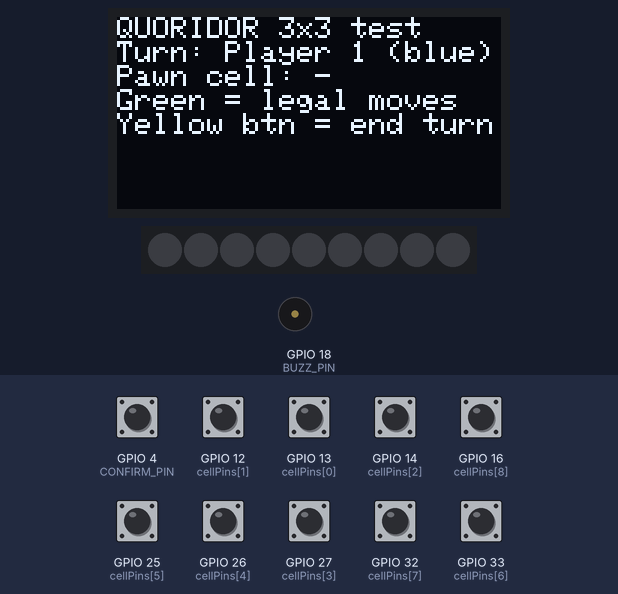
Bench run of a sketch on a simulated ESP32. On the bench: 128×64 one-colour display, 9 RGB LEDs in strip order, left to right, buzzer (waves = sounding). The test bench sets the inputs (shaded band); at power-on: GPIO 4 (CONFIRM_PIN), GPIO 12 (cellPins[1]), GPIO 13 (cellPins[0]), GPIO 14 (cellPins[2]), GPIO 16 (cellPins[8]), GPIO 25 (cellPins[5]), GPIO 26 (cellPins[4]), GPIO 27 (cellPins[3]), GPIO 32 (cellPins[7]), GPIO 33 (cellPins[6]) HIGH. Dim RGB values are drawn brighter than linear.

Above: at 1.2 s.
1.3 s: GPIO 4 (CONFIRM_PIN) pulled LOW for 0.15 s
At 2.0 s:
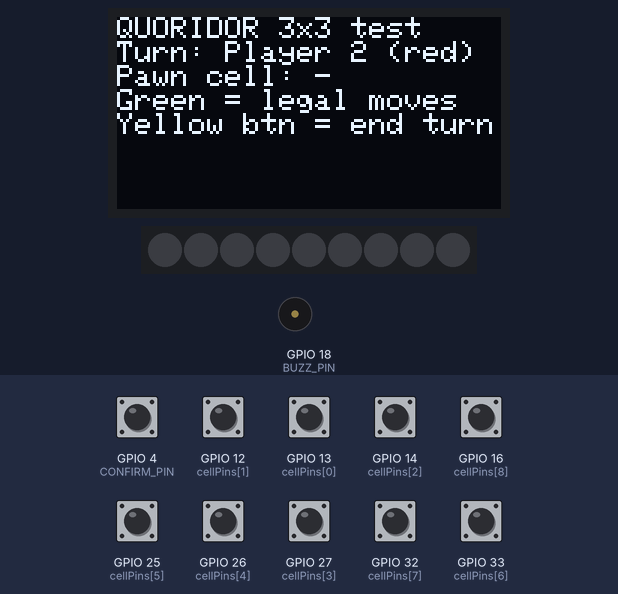
2.9 s: GPIO 12 (cellPins[1]) pulled LOW for 0.15 s
At 4.1 s:
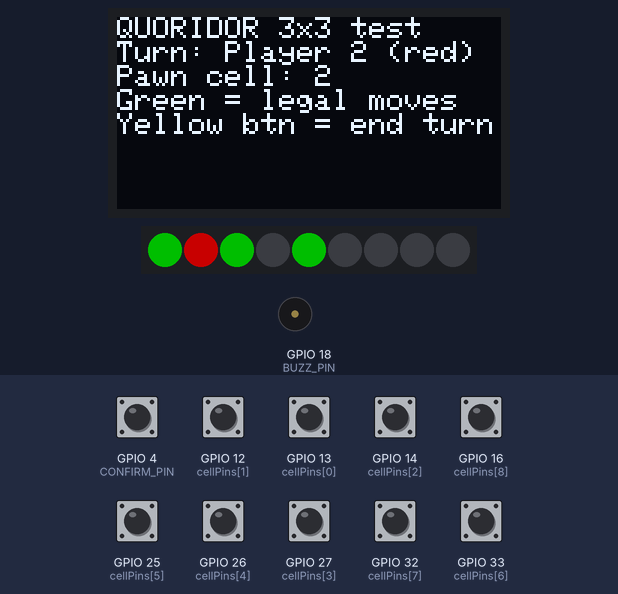
4.5 s: GPIO 4 (CONFIRM_PIN) pulled LOW for 1 s
At 5.7 s:
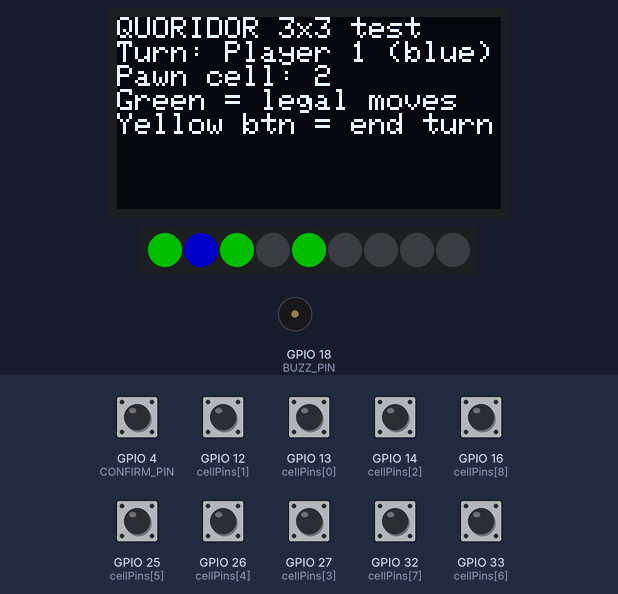
7.0 s: GPIO 13 (cellPins[0]) pulled LOW for 0.15 s
At 8.2 s:
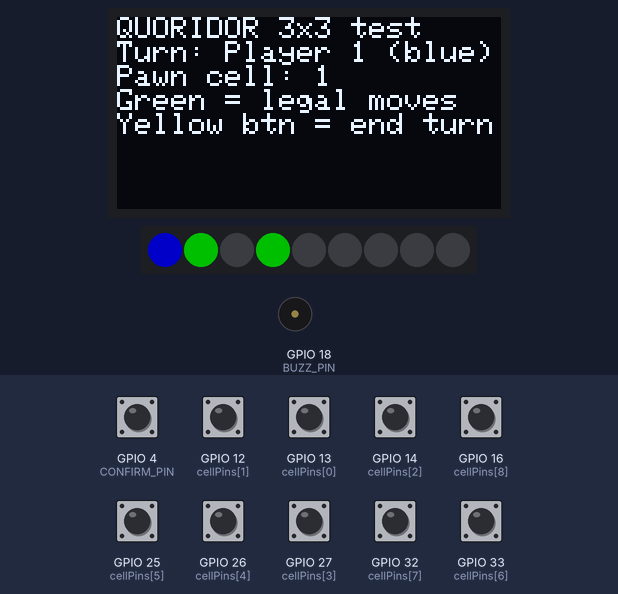
8.6 s: GPIO 27 (cellPins[3]) pulled LOW for 0.15 s
At 9.7 s:
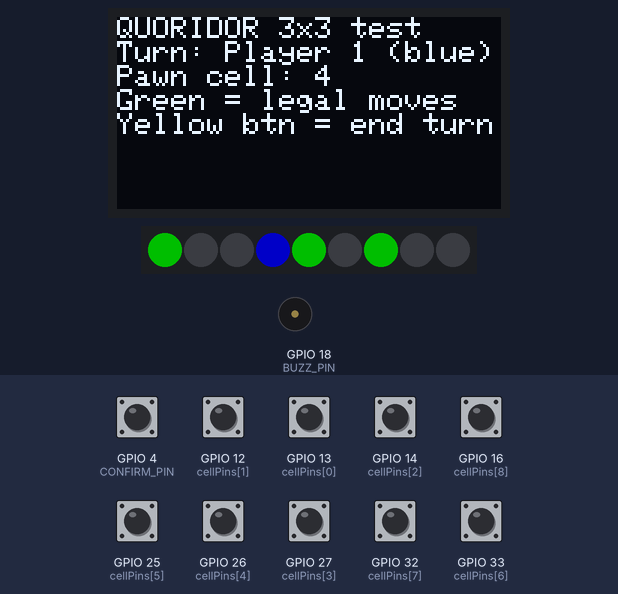
10.2 s: GPIO 26 (cellPins[4]) pulled LOW for 0.15 s
At 10.9 s:
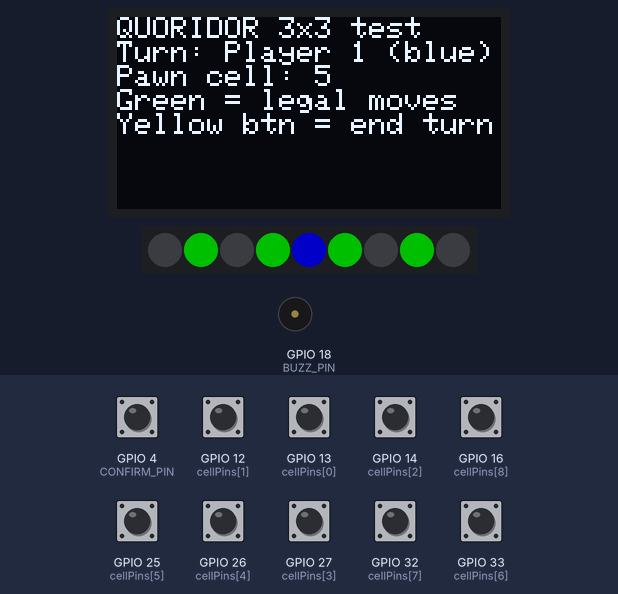
Timing chart, 0 to 12.8 s (numbered marks = the images above; inputs shaded):
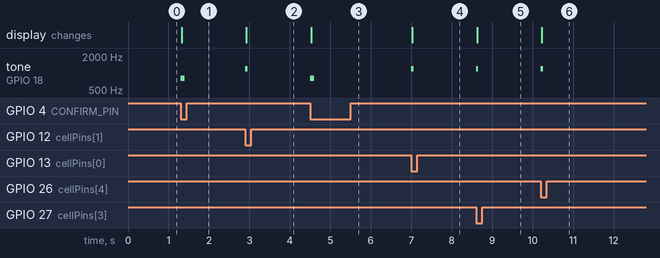

The sketch:

sketch.ino
```cpp
#include <Wire.h>
#include <Adafruit_GFX.h>
#include <Adafruit_SSD1306.h>
#include <Adafruit_NeoPixel.h>

// 3x3 test grid. Each pushbutton stands in for the Hall sensor under one cell.
const int cellPins[9] = {13, 12, 14, 27, 26, 25, 33, 32, 16};
#define CONFIRM_PIN 4
#define BUZZ_PIN 18
#define LED_PIN 19

Adafruit_SSD1306 oled(128, 64, &Wire, -1);
Adafruit_NeoPixel px(9, LED_PIN, NEO_GRB + NEO_KHZ800);

int pawn = -1;   // cell index 0..8, -1 = not placed
int player = 0;  // 0 = blue, 1 = red

bool adjacent(int a, int b) {
  return abs(a / 3 - b / 3) + abs(a % 3 - b % 3) == 1;
}

void show() {
  px.clear();
  if (pawn >= 0) {
    for (int i = 0; i < 9; i++)
      if (adjacent(pawn, i)) px.setPixelColor(i, px.Color(0, 80, 0));  // legal moves = green
    px.setPixelColor(pawn, player ? px.Color(100, 0, 0) : px.Color(0, 0, 100));
  }
  px.show();
  oled.clearDisplay();
  oled.setTextSize(1);
  oled.setTextColor(SSD1306_WHITE);
  oled.setCursor(0, 0);
  oled.println("QUORIDOR 3x3 test");
  oled.print("Turn: ");
  oled.println(player ? "Player 2 (red)" : "Player 1 (blue)");
  oled.print("Pawn cell: ");
  if (pawn >= 0) oled.println(pawn + 1); else oled.println("-");
  oled.println("Green = legal moves");
  oled.println("Yellow btn = end turn");
  oled.display();
}

void setup() {
  for (int i = 0; i < 9; i++) pinMode(cellPins[i], INPUT_PULLUP);
  pinMode(CONFIRM_PIN, INPUT_PULLUP);
  pinMode(BUZZ_PIN, OUTPUT);
  Wire.begin(21, 22);
  oled.begin(SSD1306_SWITCHCAPVCC, 0x3C);
  px.begin();
  show();
}

void loop() {
  for (int i = 0; i < 9; i++) {
    if (digitalRead(cellPins[i]) == LOW) {
      if (pawn < 0 || adjacent(pawn, i)) {
        pawn = i;
        tone(BUZZ_PIN, 1200, 60);
        show();
      } else {
        tone(BUZZ_PIN, 200, 200);  // illegal move
      }
      while (digitalRead(cellPins[i]) == LOW) delay(10);
    }
  }
  if (digitalRead(CONFIRM_PIN) == LOW) {
    player ^= 1;
    tone(BUZZ_PIN, 800, 100);
    show();
    while (digitalRead(CONFIRM_PIN) == LOW) delay(10);
  }
}
```

Measured:
- after the input at 1.3 s, tone on GPIO 18 (BUZZ_PIN): silent → 800 Hz at once, → silent 0.10 s later; the display: changes at once (image 1)
- after the input at 2.9 s, tone on GPIO 18 (BUZZ_PIN): silent → 1200 Hz at once, → silent 0.06 s later; the display: changes at once (image 2)
- after the input at 4.5 s, tone on GPIO 18 (BUZZ_PIN): silent → 800 Hz at once, → silent 0.10 s later; the display: changes at once (image 3)
- after the input at 7.0 s, tone on GPIO 18 (BUZZ_PIN): silent → 1200 Hz at once, → silent 0.06 s later; the display: changes at once (image 4)
- after the input at 8.6 s, tone on GPIO 18 (BUZZ_PIN): silent → 1200 Hz at once, → silent 0.06 s later; the display: changes at once (image 5)
- after the input at 10.2 s, tone on GPIO 18 (BUZZ_PIN): silent → 1200 Hz at once, → silent 0.06 s later; the display: changes at once (image 6)
